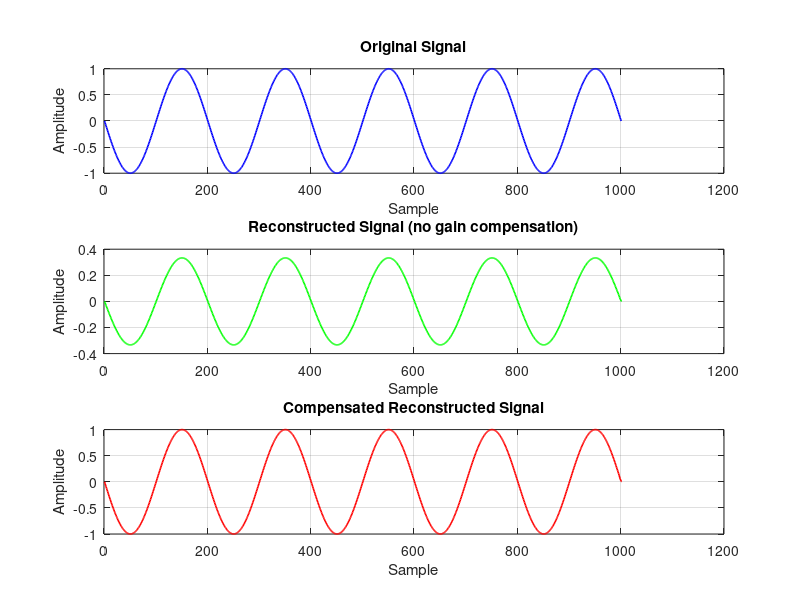
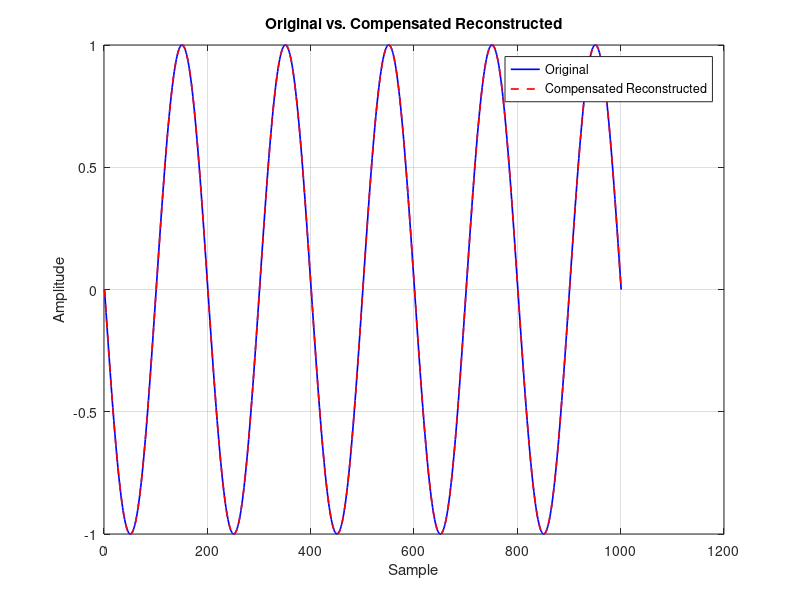

The MATLAB source for these figures, in order:

clear; clc; close all;

%% 1) Parameter Settings

%Input signal
Fs = 100;
t = -5:1/Fs:5;
x = sin(pi * t);


M = 3;               
 

%% 2) Design of Analysis Filters

Order = 128;         
beta_kaiser = 10;   
cutoff_lp = 0.3;
cutoff_bp = [0.3, 0.6];
cutoff_hp = 0.6;
w = kaiser(Order+1, beta_kaiser);

% Lowpass filter (H0)
H0 = fir1(Order, cutoff_lp, 'low', w, 'scale');

% Bandpass filter (H1)
H1 = fir1(Order, cutoff_bp, 'bandpass', w, 'scale');

% Highpass filter (H2)
H2 = fir1(Order, cutoff_hp, 'high', w, 'scale');


%% 3) Analysis 
X0 = conv(x, H0, 'same');
X1 = conv(x, H1, 'same');
X2 = conv(x, H2, 'same');




%% 4) Expansion & Decimation
V0 = downsample(X0, M);
V1 = downsample(X1, M);
V2 = downsample(X2, M);

U0 = upsample(V0, M);
U1 = upsample(V1, M);
U2 = upsample(V2, M);


%% 5) Synthesis Filters
% In this example, we use the same filters for synthesis
F0 = H0;
F1 = H1;
F2 = H2;

Z0 = conv(U0, F0, 'same');
Z1 = conv(U1, F1, 'same');
Z2 = conv(U2, F2, 'same');

% Combine outputs from all channels
x_hat = Z0 + Z1 + Z2;

%% 6) Gain Compensation
if max(x_hat) ~= 0
    gain = max(x) / max(x_hat);
else
    gain = 1;
end

x_hat_compensated = gain * x_hat;

%% 7) Error Calculation and Plots
min_len = min(length(x), length(x_hat_compensated));
e = x(1:min_len) - x_hat_compensated(1:min_len);

MAE = mean(abs(e));
MSE = mean(e.^2);

fprintf('MSE (Compensated): %g\n', MSE);

% Plot signals in subplots
figure('Units','normalized','Position',[0.1 0.1 0.6 0.8]);

subplot(3,1,1)
plot(x, 'b','LineWidth',1.2);
title('Original Signal');
xlabel('Sample');
ylabel('Amplitude');
grid on;

subplot(3,1,2)
plot(x_hat, 'g','LineWidth',1.2);
title('Reconstructed Signal (no gain compensation)');
xlabel('Sample');
ylabel('Amplitude');
grid on;

subplot(3,1,3)
plot(x_hat_compensated, 'r','LineWidth',1.2);
title('Compensated Reconstructed Signal');
xlabel('Sample');
ylabel('Amplitude');
grid on;

% Comparison on one figure
figure('Units','normalized','Position',[0.2 0.2 0.5 0.4]);
plot(x, 'b','LineWidth',1.2);
hold on;
plot(x_hat_compensated, '--r','LineWidth',1.2);
title('Original vs. Compensated Reconstructed');
xlabel('Sample');
ylabel('Amplitude');
legend('Original','Compensated Reconstructed');
grid on;
